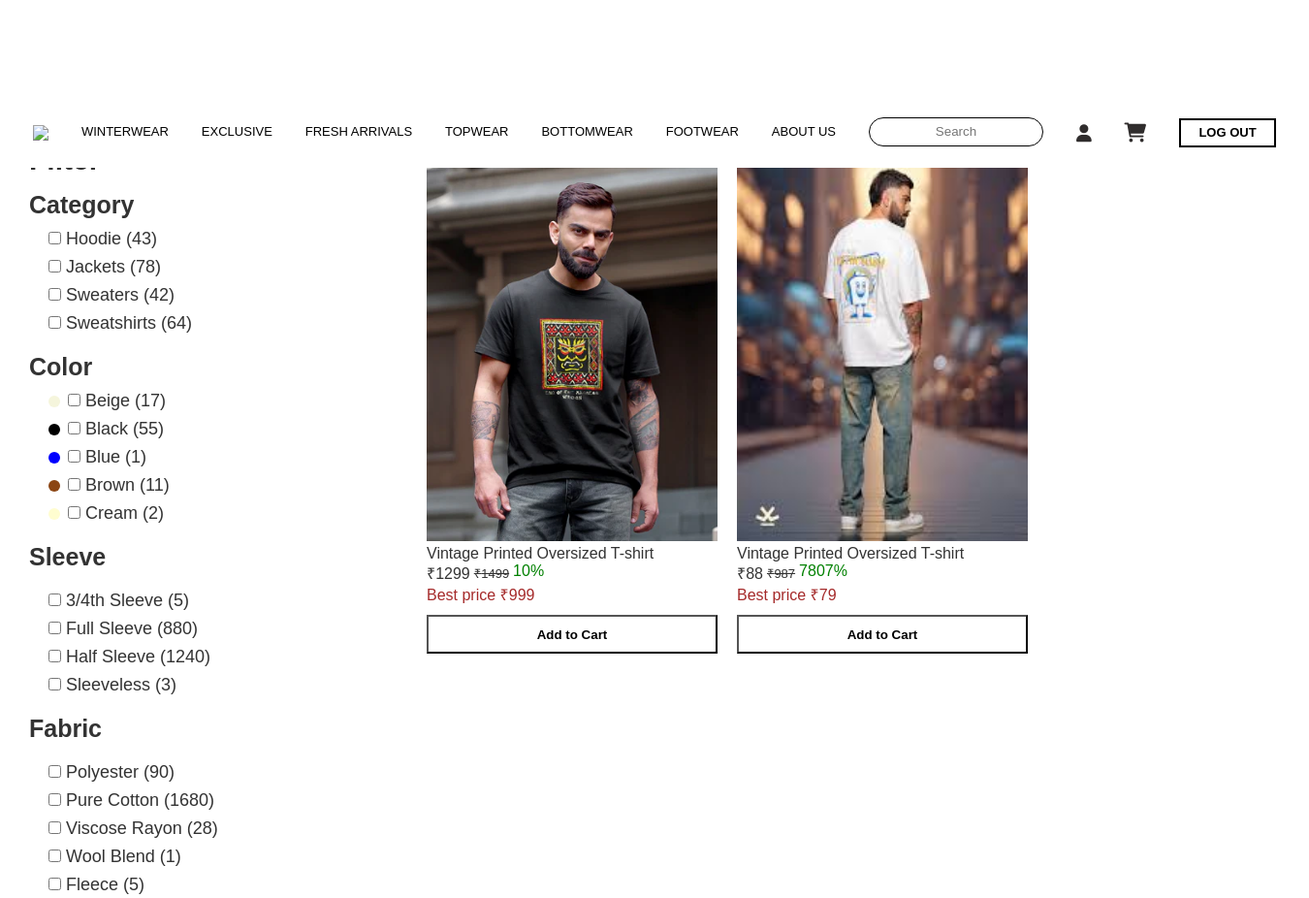
Page /t-shirt/ (upper part) on the earlier database version.
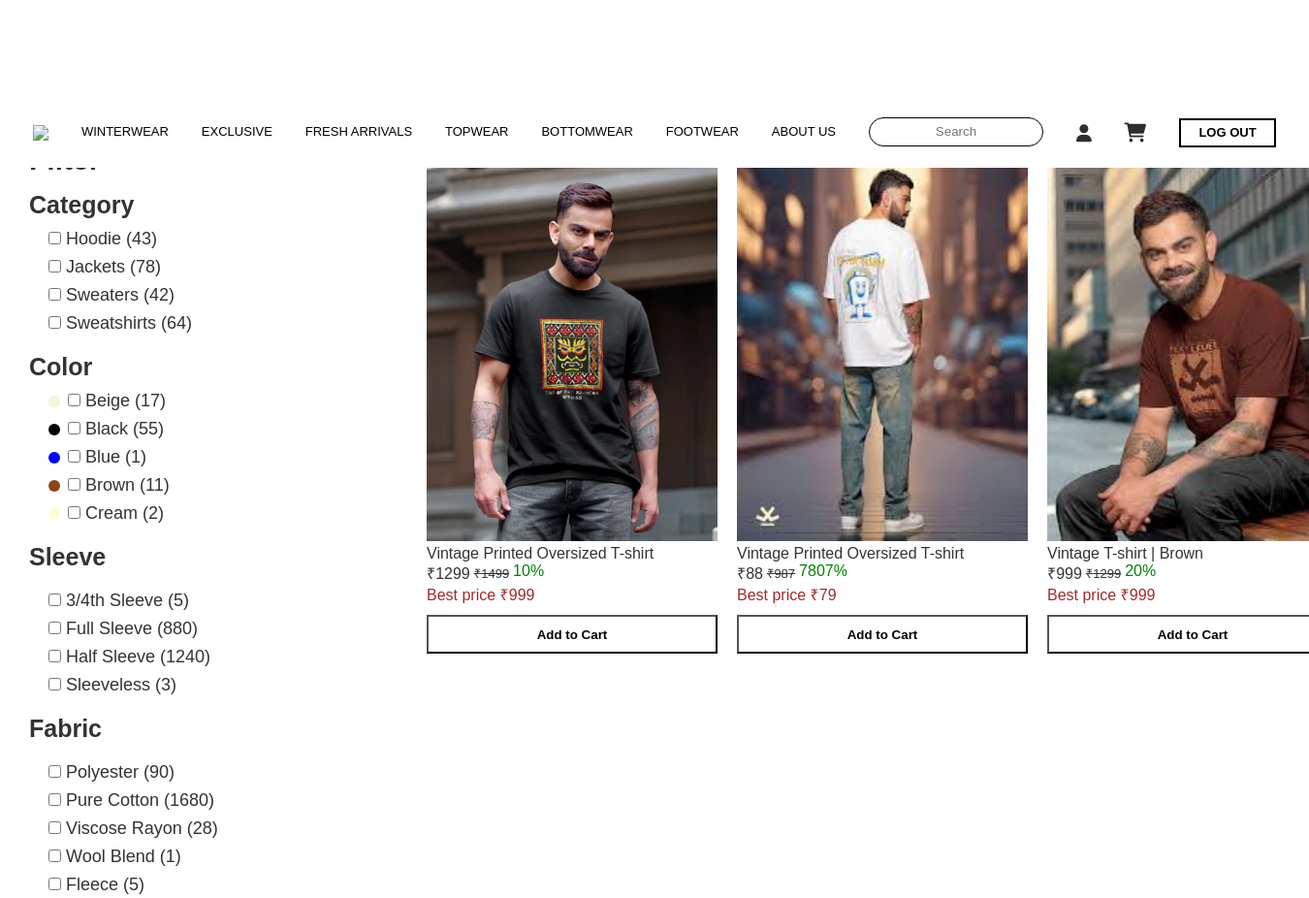
Same page on the later database version.
### Tshirtsapp/models.py (models this page shows, shortened)
class Tshirt(models.Model):
    tshirtImage = models.ImageField();
    tshirtName = models.CharField(max_length=100);
    tshirtPrice = models.IntegerField();
    tshirtMrp = models.IntegerField();
    tshirtOffer = models.IntegerField();
    tshirtBestprice = models.IntegerField();
    class Meta:
        verbose_name_plural = "TopWear"

### myproject/views.py (the view)
# urls.py: path('t-shirt/',views.t_shirts, name="t-shirt"),
def t_shirts(request):
    tshirtData = Tshirt.objects.all();
    data2 = {
        'tshirtData': tshirtData,
    }
    return render(request,"T-Shirt/t-shirt.html" ,data2);

### templates/T-Shirt/t-shirt.html (shortened to what this page needs)
{% load static %}
<!DOCTYPE html>
<html lang="en">
<head>
    <link rel="stylesheet" href="{% static 'css/denim.css' %}">
    <link rel="stylesheet" href="https://cdnjs.cloudflare.com/ajax/libs/font-awesome/6.0.0-beta3/css/all.min.css">
</head>
{% include "header.html" %}
 <div class="mainmenu">
<div class="menu">
<div class="filter-menu">
    <h2 class="filter">Filter</h2>
    <div class="filter-section">
      <h3>Category</h3>
      <label style="margin-left: 20px;"><input type="checkbox"> Hoodie (43)</label>
      <label style="margin-left: 20px;"><input type="checkbox"> Jackets (78)</label>
      <label style="margin-left: 20px;"><input type="checkbox"> Sweaters (42)</label>
      <label style="margin-left: 20px;"><input type="checkbox"> Sweatshirts (64)</label>
    </div>
    <div class="filter-section">
      <h3>Color</h3>
      <label style="margin-left: 20px;"><span class="color-circle beige"></span><input type="checkbox"> Beige (17)</label>
      <label style="margin-left: 20px;"><span class="color-circle black"></span><input type="checkbox"> Black (55)</label>
      <label style="margin-left: 20px;"><span class="color-circle blue"></span><input type="checkbox"> Blue (1)</label>
      <label style="margin-left: 20px;"><span class="color-circle brown"></span><input type="checkbox"> Brown (11)</label>
      <label style="margin-left: 20px;"><span class="color-circle cream"></span><input type="checkbox"> Cream (2)</label>
    </div>
    <div class="filter-section">
  <div class="section-header">
    <h3>Sleeve</h3>
  </div>
  <label style="margin-left: 20px;"><input type="checkbox"> 3/4th Sleeve (5)</label>
  <label style="margin-left: 20px;"><input type="checkbox"> Full Sleeve (880)</label>
  <label style="margin-left: 20px;"><input type="checkbox"> Half Sleeve (1240)</label>
  <label style="margin-left: 20px;"><input type="checkbox"> Sleeveless (3)</label>
</div>
<div class="filter-section">
  <div class="section-header">
    <h3>Fabric</h3>
  </div>
  <label style="margin-left: 20px;"><input type="checkbox"> Polyester (90)</label>
  <label style="margin-left: 20px;"><input type="checkbox"> Pure Cotton (1680)</label>
  <label style="margin-left: 20px;"><input type="checkbox"> Viscose Rayon (28)</label>
  <label style="margin-left: 20px;"><input type="checkbox"> Wool Blend (1)</label>
  <label style="margin-left: 20px;"><input type="checkbox"> Fleece (5)</label>
</div>
  </div>
     </div>
<div class="box" style="gap: 50px 20px; height: 500px; margin-top: 20px;">
{% for product in tshirtData %}
    <div class="product-card" style="height: 500px;">
        <img src="{{ product.tshirtImage.url }}" alt="..">
        <p class="name">{{ product.tshirtName }}</p>
        <div class="bill">
            <p>₹{{ product.tshirtPrice }}</p>
            <p class="billsub">₹{{ product.tshirtMrp }}</p>
            <p class="discount">{{ product.tshirtOffer }}%</p>
        </div>
        <p class="btprice">Best price ₹{{ product.tshirtBestprice }}</p>
        <div class="bu1">
            <button>Add to Cart</button>
        </div>
    </div>
{% empty %}
    <p class="no-products">No products available</p>
{% endfor %}
</div>
</div>
</body>
</html>
{% include 'footer2.html' %}

Differences in the rows shown:
added Tshirt: tshirtImage (picture), tshirtName "Vintage T-shirt | Brown", tshirtPrice "999", tshirtMrp "1299", tshirtOffer "20", tshirtBestprice "999"
